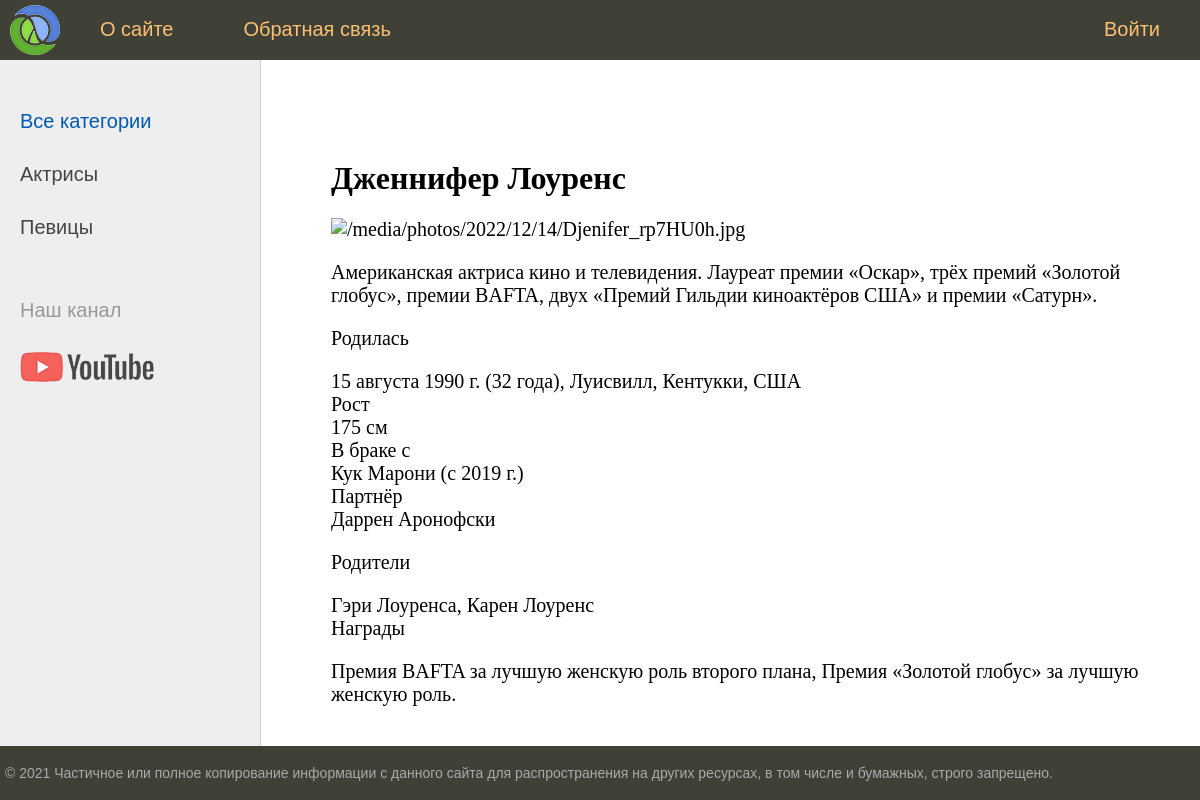
/post/dzhennifer-lourens/, run on the app's committed database.
### women/models.py (models this page shows, shortened)
class Category(models.Model):
    name = models.CharField(max_length=100, db_index=True)
    slug = models.SlugField(max_length=255, unique=True, verbose_name='URL')
    def get_absolute_url(self):
        return reverse('category', kwargs={'cat_slug': self.slug})
    class Meta:
        verbose_name = 'Категория'
        verbose_name_plural = 'Категории'
        ordering = ['id']

class Women(models.Model):
    title = models.CharField(max_length=255)
    slug = models.SlugField(max_length=255, unique=True, verbose_name='URL')
    content = models.TextField(blank=True)
    photo = models.ImageField(upload_to='photos/%Y/%m/%d/', blank=True)
    time_create = models.DateTimeField(auto_now_add=True)
    time_update = models.DateTimeField(auto_now=True)
    is_published = models.BooleanField(default=True)
    cat = models.ForeignKey('Category', on_delete=models.PROTECT)
    def __str__(self):
        return self.title
    class Meta:
        verbose_name = 'Известные женщины'
        verbose_name_plural = 'Известные женщины'
        ordering = ['time_create', 'title']

### women/views.py (the view)
# urls.py: path('post/<slug:post_slug>/', ShowPost.as_view(), name='post'),
class ShowPost(DataMixin, DetailView):
    model = Women
    template_name = 'women/post.html'
    slug_url_kwarg = 'post_slug'
    context_object_name = 'post'
    def get_context_data(self, *, object_list=None, **kwargs):
        context = super().get_context_data(**kwargs)
        c_def = self.get_user_context(title=context['post'])
        return dict(list(context.items()) + list(c_def.items()))

### women/utils.py (called while the page is built)
    def get_user_context(self, **kwargs):
        context = kwargs
        cats = Category.objects.annotate(Count('women'))
        user_menu = menu.copy()
        if not self.request.user.is_authenticated:
            user_menu.pop(1)
        context['menu'] = user_menu
        context['cats'] = cats
        if 'cat_selected' not in context:
            context['cat_selected'] = 0
        return context

### women/templates/women/post.html
{% extends 'women/base.html' %}
{% block content %}
<h1>{{post.title}}</h1>
{% if post.photo %}
<p><img src="img-article-left" alt="{{post.photo.url}}"></p>
{% endif %}
{{post.content|linebreaks}}
{% endblock %}

### women/templates/women/base.html (shortened to what this page needs)
{% load static %}
{% load women_tags %}
<!DOCTYPE html>
<html>
<head>
	<link type="text/css" href="{% static 'women/css/style.css' %}" rel="stylesheet" />
</head>
<body>
<table class="table-page" border=0 cellpadding="0" cellspacing="0">
<tr><td valign=top>
{% block mainmenu %}
		<div class="header">
			<ul id="mainmenu" class="mainmenu">
			<li class="logo"><a href="{% url 'home' %}"><div class="logo"></div></a></li>
{% for m in menu %}
	{% if not forloop.last %}
			<li><a href="{% url m.url_name %}">{{m.title}}</a></li>
	{% else %}
			<li class="last"><a href="{% url m.url_name %}">{{m.title}}</a></li>
	{% endif %}
{% endfor %}
			</ul>
		</div>
{% endblock mainmenu %}
<table class="table-content" border=0 cellpadding="0" cellspacing="0">
<tr>
	<td valign="top" class="left-chapters">
	<ul id="leftchapters">
{% if cat_selected == 0 %}
		<li class="selected">Все категории</li>
{% else %}
		<li><a href="{% url 'home' %}">Все категории</a></li>
{% endif %}
{% for c in cats %}
{% if c.women__count > 0 %}
	{% if c.pk == cat_selected %}
		<li class="selected">{{c.name}}</li>
	{% else %}
		<li><a href="{{ c.get_absolute_url }}">{{c.name}}</a></li>
	{% endif %}
{% endif %}
{% endfor %}
		<li class="share">
		<p>Наш канал</p>
		<a class="share-yt" href="https://www.youtube.com/channel/UClJzWfGWuGJL2t-3dYKcHTA/playlists" target="_blank" rel="nofollow"></a>
		</li>
	</ul>
</td>
<td valign="top" class="content">
	<div class="content-text">
{% block content %}
{% endblock %}
	</div>
</td></tr></table>
</td></tr>
<tr><td valign=top>
	<div id="footer">
		<p>&copy; 2021 Частичное или полное копирование информации с данного сайта для распространения на других ресурсах, в том числе и бумажных, строго запрещено.</p>
	</div>
</td></tr></table>
</body>
</html>

### women/static/women/css/style.css (style rules this page uses)
html, body { font-family: 'Arial'; margin: 0; padding: 0; height: 100%; width: 100%; color: #444; }
a { color: #0059b2; text-decoration: none; }
img { max-width: 600px; height: auto; }
.table-page { width: 100%; height: 100%; vertical-align: top; }
.table-page tr { height: 100%; }
.header { background: #3F4137; height: 60px; }
.logo { background: url('../images/logo.png') no-repeat 10px 5px; width: 70px; height: 60px; }
ul.mainmenu { list-style: none; margin: 0; padding: 0; height: 60px; color: #fdc073; font-size: 20px; overflow: hidden; }
ul.mainmenu li { float: left; margin: 18px 40px 0 30px; }
ul.mainmenu li.logo { margin: 0; }
ul.mainmenu li.last { float: right; }
ul.mainmenu li a { color: #fdc073; text-decoration: none; }
.table-content { width: 100%; min-height: 100%; height: 100%; }
.left-chapters { margin: 0; background: #eee; border-right: 1px solid #ccc; min-height: 100%; }
.left-chapters ul { width: 230px; min-height: 100%; margin: 0; padding: 20px 10px 10px 20px; list-style: none; font-size: 20px; }
.left-chapters ul li { margin: 30px 0 0 0; color: #999; }
.left-chapters ul li.selected { color: #0059b2; }
.left-chapters ul li a { color: #444; text-decoration: none; }
.left-chapters ul li.share { margin: 60px 0 0 0; }
.left-chapters ul li.share p { margin: 30px 0 30px 0; }
.left-chapters ul li.share a { display: inline-block; width: 40px; height: 40px; margin: 0 20px 0 0; }
.left-chapters ul li.share a.share-yt { width: 100%; height: 30px; background: url('../images/share_yt.png') no-repeat 0 0 }
.content { padding: 40px 20px 20px 40px; width: 100%; box-sizing: border-box; }
.content-text { margin: 60px 0 0 30px; color: #000; font-size: 20px; font-family: Yandex Sans Display Light; }
.content-text h1 { font-size: 32px; }
#footer { box-sizing: border-box; background: #3F4137; padding: 5px; color: #aaa; font-size: 14px; font-family: Verdana, Geneva, Arial, Helvetica; text-align: left; overflow: hidden; }

### data on the page
Category: name "Актрисы"
Category: name "Певицы"
Women: title "Дженнифер Лоуренс", content "Американская актриса кино и телевидения. Лауреат премии «Оскар», трёх премий «Золотой глобус», премии BAFTA, двух «Премий Гильдии киноактёров США» и премии «Сатурн». Родилась 15 августа 1990 г. (32 года), Луисвилл, Кентукки, США Рост 175 см В браке с Кук Марони (с 2019 г.) Партнёр Даррен Аронофски Родители Гэри Лоуренса, Карен Лоуренс Награды Премия BAFTA за лучшую женскую роль второго плана, Премия «Золотой глобус» за лучшую женскую роль."

### other printed values
{{ m.title }} "О сайте" "Обратная связь"
{{ m.title }} "Войти"
